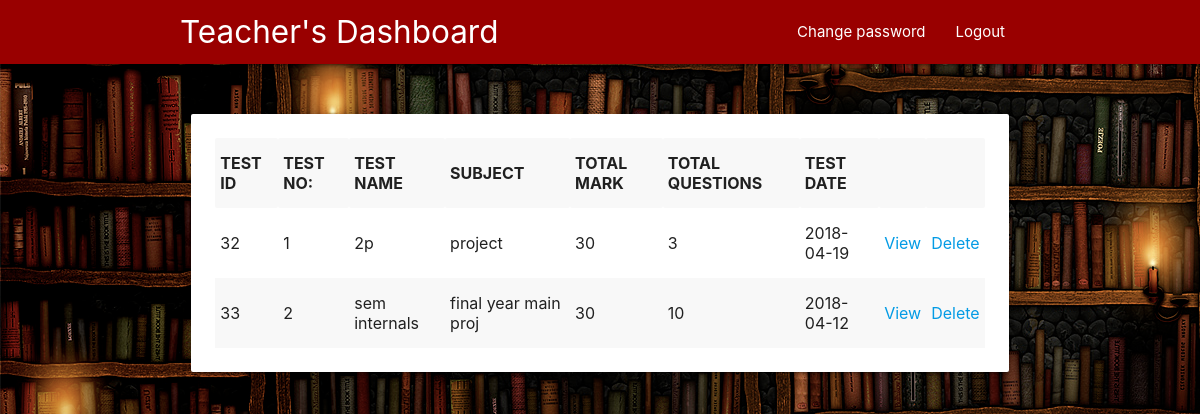
The app's page /teacher/attendtest.php (signed in) with its own data.
### tables this page shows
CREATE TABLE `test` (
  `qid` int(11) NOT NULL,
  `tid` varchar(20) NOT NULL,
  `testno` varchar(20) NOT NULL,
  `totalmark` varchar(10) NOT NULL,
  `quesmark` varchar(10) NOT NULL,
  `instruction` varchar(200) NOT NULL,
  `testdate` date NOT NULL,
  `testname` varchar(20) NOT NULL,
  `sub` varchar(20) NOT NULL,
  `duration` int(11) NOT NULL,
  `totquestions` int(11) NOT NULL
);

### teacher/attendtest.php (the view, shortened to what this page needs)
<?php
include('../config.php');
?>
<html>
    <head>
      <link href="../vendors/fonts.css" rel="stylesheet">
  <link rel="stylesheet" href="../vendors/materialize.min.css">
    </head>
<body background="../images/bg.png">
  <nav style="background:#990000">
    <div class="nav-wrapper c-gradient">
       <div class="container">
        <a href="teacherdash.php" class="brand-logo">Teacher's Dashboard</a>
            <ul id="nav-mobile" class="right">
            <li><a href="pass_edit.php">Change password</a></li>
             <li><a href="../logout.php">Logout</a></li>
         </ul>
        </div>
    </div>
</nav>
<div class="container">
	<div class="row">
        <div class="col s12 m12 " style="margin-top: 5%">
            <div class="card hoverable" id="login">
                <div class="card-content">
                <table class="striped highlight">
						<th>TEST ID</th>
						<th>TEST NO:</th>
						<th>TEST NAME</th>
						<th>SUBJECT</th>
                        <th>TOTAL MARK</th>
                        <th>TOTAL QUESTIONS</th>
                        <th>TEST DATE</th>
                        <th></th>
                        <th></th>
                        <?php
				$query1=mysqli_query($con,"SELECT * FROM test");
			   while( $xx = mysqli_fetch_array($query1)){
			   		echo "<tr><td>".$xx['qid']."</td>";
					echo "<td>".$xx['testno']."</td>";
					echo "<td>".$xx['testname']."</td>";
					echo "<td>".$xx['sub']."</td>";
					echo "<td>".$xx['totalmark']."</td>";
					echo "<td>".$xx['totquestions']."</td>";
					echo "<td>".$xx['testdate']."</td>";
					echo "<td><a href='view.php?id=".$xx['qid']."'>View</a></td>";
					echo "<td><a href='delete.php?id=".$xx['qid']."'>Delete</a></td></tr>";
			   }
				?>
					</table>
                </div>
            </div>
        </div>
     </div>
</div>

### records on screen
test: qid "32", testno "1", testname "2p", sub "project", totalmark "30", totquestions "3", testdate "2018-04-19"
test: qid "33", testno "2", testname "sem internals", sub "final year main proj", totalmark "30", totquestions "10", testdate "2018-04-12"
